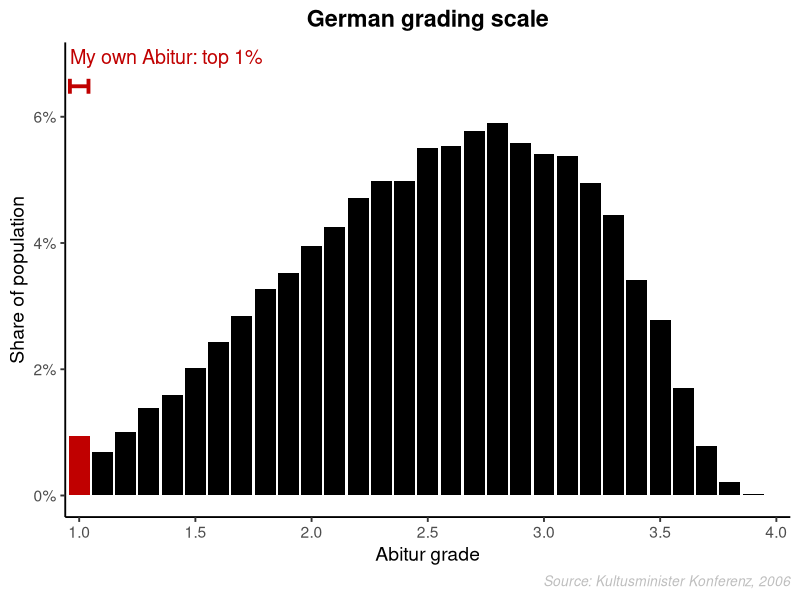
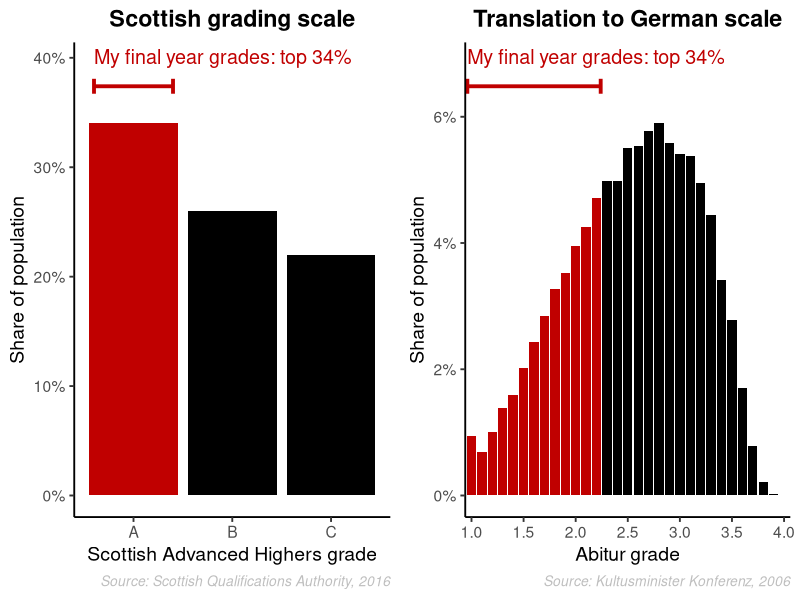
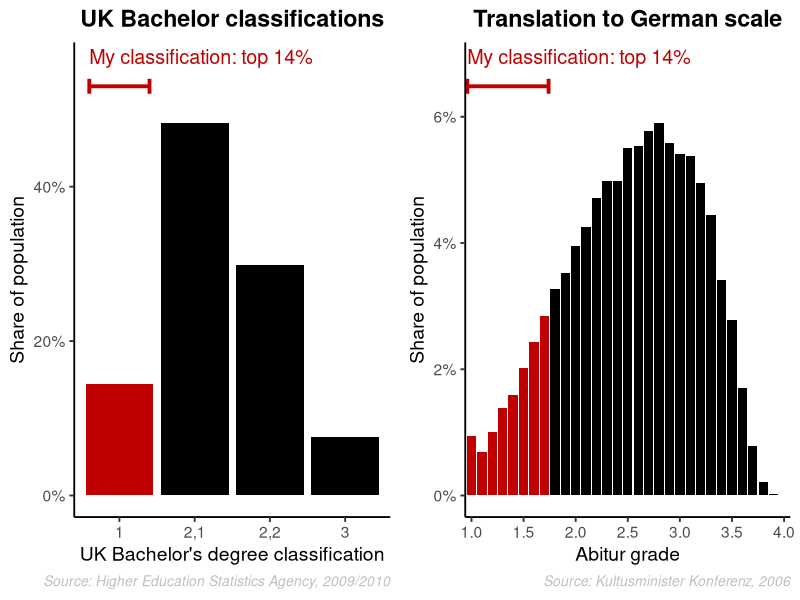
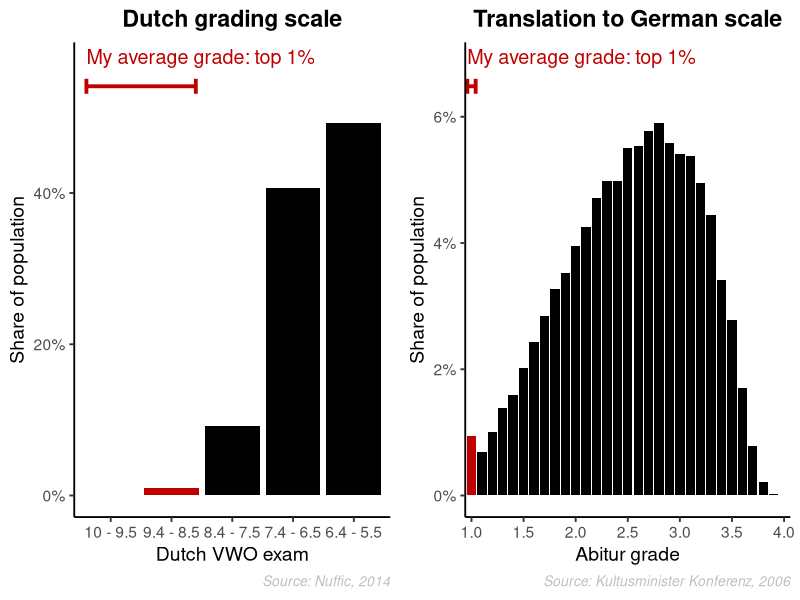
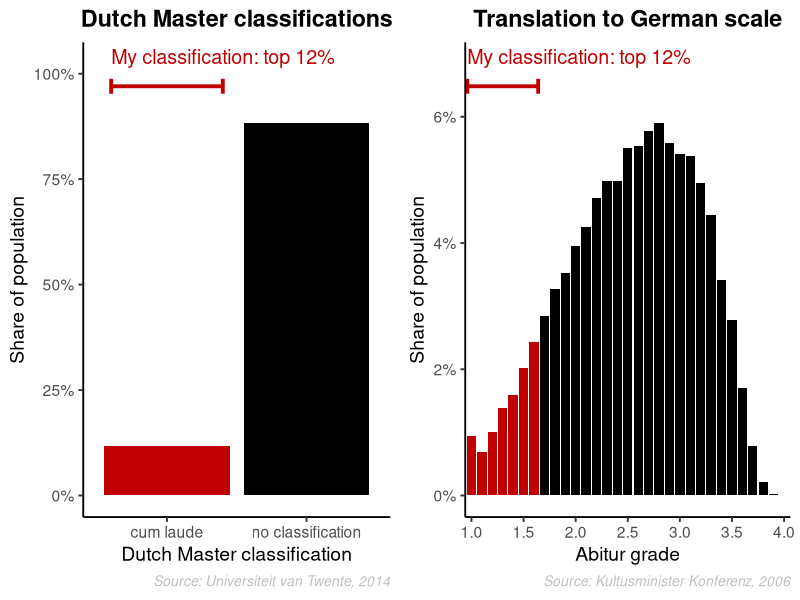

Recreate these plots in R, in order.
#This script visualises the grades I have obtained in my life and compares them to the German grading scale

#(c) Richard Kunert 
#For questions please e-mail RiKunert at gmail dot com

###################################################################################################
# load libraries
if(!require(ggplot2)){install.packages('ggplot2')}# visualisation
library(ggplot2)

if(!require(gridExtra)){install.packages('gridExtra')}#for plotting
library(gridExtra)

if(!require(scales)){install.packages('scales')}# percent axis labels
library(scales)

###################################################################################################
#prepare general look of plots (very clean)

theme_set(theme_bw(14)+#remove gray background, set font-size
            theme(axis.line = element_line(colour = "black"),
                  panel.grid.major = element_blank(),
                  panel.grid.minor = element_blank(),
                  #panel.background = element_blank(),
                  panel.border = element_blank(),
                  plot.title = element_text(hjust = 0.5, face="bold"),
                  #legend.key = element_blank(),
                  #legend.title = element_blank(),#remove all sorts of lines for a cleaner look
                  legend.position = 'none',#specify the legend to be on top
                  legend.direction = 'vertical'#specify the legend to be arranged vertically
                  ))

###################################################################################################
#custom plotting function for grade distribution with highlights

dis_plot = function(
  dis_dat,#the data whose distribution we will plot (data frame with columns prop, grades, and highlight)
  xlabel = 'Abitur grade',
  xticklabels = dis_dat$grades,#customisable x-axis labels
  caption_text = 'Source: Kultusminister Konferenz, 2006',#true for German Abitur distribution 
  percentiles = c(0, 0.1),#the percentiles which get highlighted
  bar_colours = c("#000000", "#c00000"),#first colour is non-highlight
  high_text = ' ',#The text of the highlight
  title_text = ' '){#The text of the highlight

  #augment input data
  dis_dat$perc = cumsum(dis_dat$prop)#cumulative proportion
  dis_dat$highlight = rep('-', length(dis_dat$prop))
  dis_dat$highlight[dis_dat$perc > percentiles[1] & dis_dat$perc <= percentiles[2]] = 'RK'
  dis_dat$grades = factor(dis_dat$grades, levels = dis_dat$grades)
  
  #Plot distribution
  D = ggplot() +
    geom_bar(data = dis_dat, aes(x = grades, y = prop, fill = highlight), stat="identity") +
    labs(y="Share of population", x=xlabel) +
    scale_y_continuous(labels = percent) +#, limits = c(0, 0.07)) +
    scale_x_discrete(breaks = xticklabels,
                     labels = xticklabels) +
    scale_fill_manual(values=bar_colours) +
    ggtitle(title_text) +
    labs(caption = caption_text) + 
    theme(plot.caption = element_text(size = 10, color = 'grey', face= 'italic'))
  
  #add line and annotation of highlight
  y = max(dis_dat$prop) + max(dis_dat$prop)/ 10#0.06#line height
  x = mean(which(dis_dat$perc > percentiles[1] & dis_dat$perc <= percentiles[2]))
  e = 0.4 + (x - min(which(dis_dat$perc > percentiles[1] & dis_dat$perc <= percentiles[2])))
  vl = max(dis_dat$prop)/ 50
  
  D = D +
    geom_segment(aes(x=x - e, xend=x + e, y=y, yend=y), color = bar_colours[2], size = 1.3) +#horizontal line
    geom_segment(aes(x=x - e, xend=x - e, y=y - vl, yend=y + vl), color = bar_colours[2], size = 1.3) +#vertical line (left)
    geom_segment(aes(x=x + e, xend=x + e, y=y - vl, yend=y + vl), color = bar_colours[2], size = 1.3) +#vertical line (right)
    annotate("text", x = x - e, y = y + vl * 3, 
             vjust = 0, hjust=0, label=high_text, size = 5, color = bar_colours[2])
}

###################################################################################################
#plot actually obtained grades within distribution

#Source:  https://www.kmk.org/fileadmin/Dateien/pdf/Statistik/Aus_Abiturnoten_2006_2013.zip
AB_raw = c(2529, 1833, 2696, 3702, 4239, 5377, 6498, 7574, 8726, 9392, 10546, 11359, 12556, 13296, 13303, 14664, 14752, 15410, 15720, 14903, 14450, 14333, 13206, 11865, 9102, 7435, 4525, 2084, 561, 62, 22)
AB = data.frame(prop = AB_raw/sum(AB_raw),
                grades = as.character(format(seq(1, 4, 0.1), digits = 2)))

p1_1 = dis_plot(AB, xlabel = 'Abitur grade', xticklabels = c('1.0', '1.5', '2.0', '2.5', '3.0', '3.5', '4.0'),
             caption_text = 'Source: Kultusminister Konferenz, 2006',
             percentiles = c(0, 0.01), high_text = 'My own Abitur: top 1%',
             title_text = 'German grading scale')

# SCO: http://www.sqa.org.uk/sqa/files_ccc/ASR2016_AdvancedHigher.xls
SH = data.frame(prop = c(0.34, 0.26, 0.22),#7% D (FAIL) are ignored, based on 23,794 pupils
                grades = c('A', 'B', 'C'))
p2_1 = dis_plot(dis_dat = SH, xlabel = 'Scottish Advanced Highers grade',
             caption_text = 'Source: Scottish Qualifications Authority, 2016',
             percentiles = c(0, 0.34), high_text = 'My final year grades: top 34%',
             title_text = 'Scottish grading scale')

# Translate Scottish grades A into German grades
p2_2 = dis_plot(AB, xticklabels = c('1.0', '1.5', '2.0', '2.5', '3.0', '3.5', '4.0'),
             percentiles = c(0, 0.34), high_text = 'My final year grades: top 34%',
             title_text = 'Translation to German scale')

# UK: https://www.hesa.ac.uk/data-and-analysis/students/qualifications
BA = data.frame(prop = c(46830, 156720, 97160, 24510)/sum(c(46830, 156720, 97160, 24510)),
                grades = c('1', '2,1', '2,2', '3'))
p3_1 = dis_plot(dis_dat = BA, xlabel = 'UK Bachelor\'s degree classification' ,
             caption_text = 'Source: Higher Education Statistics Agency, 2009/2010',
             percentiles = c(0, 0.144), high_text = 'My classification: top 14%',
             title_text = 'UK Bachelor classifications')

# Translate UK Bachelor classification into German grades
p3_2 = dis_plot(AB, xticklabels = c('1.0', '1.5', '2.0', '2.5', '3.0', '3.5', '4.0'),
             percentiles = c(0, 0.144), high_text = 'My classification: top 14%',
             title_text = 'Translation to German scale')

# NL: https://www.nuffic.nl/publicaties/vind-een-publicatie/cijfervergelijking-examencijfers.pdf
VW = data.frame(prop = c(0.0004, 0.97, 9.19, 40.6, 49.2)/100,
                grades = c('10 - 9.5', '9.4 - 8.5', '8.4 - 7.5', '7.4 - 6.5', '6.4 - 5.5'))
p4_1 = dis_plot(dis_dat = VW, xlabel = 'Dutch VWO exam' ,
             caption_text = 'Source: Nuffic, 2014',
             percentiles = c(0, 0.009704), high_text = 'My average grade: top 1%',
             title_text = 'Dutch grading scale')

# Translate Dutch grades into German grades
p4_2 = dis_plot(AB, xticklabels = c('1.0', '1.5', '2.0', '2.5', '3.0', '3.5', '4.0'),
             percentiles = c(0, 0.009704), high_text = 'My average grade: top 1%',
             title_text = 'Translation to German scale')

# NL: https://www.utoday.nl/news/59692/12_masterstudenten_haalt_cum_laude
CL = data.frame(prop = c(11.8, 100-11.8)/100,
                grades = c('cum laude', 'no classification'))
p5_1 = dis_plot(dis_dat = CL, xlabel = 'Dutch Master classification' ,
             caption_text = 'Source: Universiteit van Twente, 2014',
             percentiles = c(0, 11.8/100), high_text = 'My classification: top 12%',
             title_text = 'Dutch Master classifications')

# Translate into German grades
p5_2 = dis_plot(AB, xticklabels = c('1.0', '1.5', '2.0', '2.5', '3.0', '3.5', '4.0'),
             percentiles = c(0, 11.8/100), high_text = 'My classification: top 12%',
             title_text = 'Translation to German scale')

p1_1#800x420
grid.arrange(grobs = list(p2_1,p2_2), ncol = 2, widths = c(2,2))
grid.arrange(grobs = list(p3_1,p3_2), ncol = 2, widths = c(2,2))
grid.arrange(grobs = list(p4_1,p4_2), ncol = 2, widths = c(2,2))
grid.arrange(grobs = list(p5_1,p5_2), ncol = 2, widths = c(2,2))

